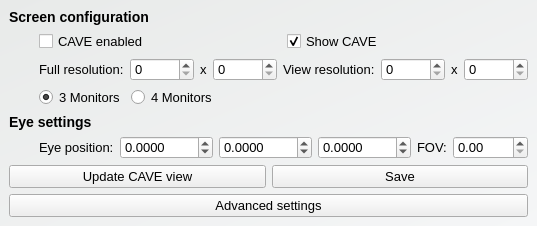
<?xml version="1.0" encoding="UTF-8"?>
<ui version="4.0">
 <class>RocketCaveManagerWidget</class>
 <widget class="QWidget" name="RocketCaveManagerWidget">
  <property name="windowModality">
   <enum>Qt::NonModal</enum>
  </property>
  <property name="geometry">
   <rect>
    <x>0</x>
    <y>0</y>
    <width>519</width>
    <height>226</height>
   </rect>
  </property>
  <property name="windowTitle">
   <string>Rocket Cave Settings</string>
  </property>
  <property name="styleSheet">
   <string notr="true">QWidget#RocketCaveManagerWidget {
	background-color: qlineargradient(spread:pad, x1:0, y1:0, x2:1, y2:1, stop:0 rgba(232, 234, 233, 255), stop:1 rgba(245, 246, 247, 255));
}

QWidget {
	font-family: &quot;Arial&quot;;
	font-size: 13px;
}

QLabel#eyeSettings, #screenConfiguration{
	font-size: 14px;
	font-weight: bold;
}</string>
  </property>
  <layout class="QVBoxLayout" name="verticalLayout_2">
   <property name="spacing">
    <number>6</number>
   </property>
   <property name="margin">
    <number>9</number>
   </property>
   <item>
    <widget class="QLabel" name="screenConfiguration">
     <property name="sizePolicy">
      <sizepolicy hsizetype="Fixed" vsizetype="Fixed">
       <horstretch>0</horstretch>
       <verstretch>0</verstretch>
      </sizepolicy>
     </property>
     <property name="text">
      <string>Screen configuration</string>
     </property>
    </widget>
   </item>
   <item>
    <layout class="QHBoxLayout" name="horizontalLayout_3">
     <property name="leftMargin">
      <number>30</number>
     </property>
     <property name="topMargin">
      <number>0</number>
     </property>
     <item>
      <widget class="QCheckBox" name="caveEnabled">
       <property name="sizePolicy">
        <sizepolicy hsizetype="Minimum" vsizetype="Fixed">
         <horstretch>0</horstretch>
         <verstretch>0</verstretch>
        </sizepolicy>
       </property>
       <property name="text">
        <string>CAVE enabled</string>
       </property>
      </widget>
     </item>
     <item>
      <widget class="QCheckBox" name="showCave">
       <property name="sizePolicy">
        <sizepolicy hsizetype="Minimum" vsizetype="Fixed">
         <horstretch>0</horstretch>
         <verstretch>0</verstretch>
        </sizepolicy>
       </property>
       <property name="text">
        <string>Show CAVE</string>
       </property>
       <property name="checked">
        <bool>true</bool>
       </property>
       <property name="tristate">
        <bool>false</bool>
       </property>
      </widget>
     </item>
    </layout>
   </item>
   <item>
    <layout class="QHBoxLayout" name="horizontalLayout_2">
     <property name="leftMargin">
      <number>30</number>
     </property>
     <item>
      <widget class="QLabel" name="resolution">
       <property name="sizePolicy">
        <sizepolicy hsizetype="Fixed" vsizetype="Fixed">
         <horstretch>0</horstretch>
         <verstretch>0</verstretch>
        </sizepolicy>
       </property>
       <property name="text">
        <string>Full resolution:</string>
       </property>
      </widget>
     </item>
     <item>
      <widget class="QSpinBox" name="fullResolutionWidth">
       <property name="maximum">
        <number>10000</number>
       </property>
      </widget>
     </item>
     <item>
      <widget class="QLabel" name="resolution_2">
       <property name="sizePolicy">
        <sizepolicy hsizetype="Fixed" vsizetype="Fixed">
         <horstretch>0</horstretch>
         <verstretch>0</verstretch>
        </sizepolicy>
       </property>
       <property name="text">
        <string>x</string>
       </property>
      </widget>
     </item>
     <item>
      <widget class="QSpinBox" name="fullResolutionHeight">
       <property name="maximum">
        <number>10000</number>
       </property>
      </widget>
     </item>
     <item>
      <widget class="QLabel" name="label_2">
       <property name="sizePolicy">
        <sizepolicy hsizetype="Fixed" vsizetype="Fixed">
         <horstretch>0</horstretch>
         <verstretch>0</verstretch>
        </sizepolicy>
       </property>
       <property name="text">
        <string>View resolution:</string>
       </property>
      </widget>
     </item>
     <item>
      <widget class="QSpinBox" name="viewResolutionWidth">
       <property name="maximum">
        <number>10000</number>
       </property>
      </widget>
     </item>
     <item>
      <widget class="QLabel" name="resolution_3">
       <property name="sizePolicy">
        <sizepolicy hsizetype="Fixed" vsizetype="Fixed">
         <horstretch>0</horstretch>
         <verstretch>0</verstretch>
        </sizepolicy>
       </property>
       <property name="text">
        <string>x</string>
       </property>
      </widget>
     </item>
     <item>
      <widget class="QSpinBox" name="viewResolutionHeight">
       <property name="maximum">
        <number>10000</number>
       </property>
      </widget>
     </item>
    </layout>
   </item>
   <item>
    <layout class="QHBoxLayout" name="horizontalLayout_5">
     <property name="leftMargin">
      <number>30</number>
     </property>
     <item>
      <widget class="QRadioButton" name="threeMonitors">
       <property name="text">
        <string>3 Monitors</string>
       </property>
       <property name="checked">
        <bool>true</bool>
       </property>
      </widget>
     </item>
     <item>
      <widget class="QRadioButton" name="fourMonitors">
       <property name="sizePolicy">
        <sizepolicy hsizetype="Expanding" vsizetype="Fixed">
         <horstretch>0</horstretch>
         <verstretch>0</verstretch>
        </sizepolicy>
       </property>
       <property name="text">
        <string>4 Monitors</string>
       </property>
      </widget>
     </item>
    </layout>
   </item>
   <item>
    <widget class="QLabel" name="eyeSettings">
     <property name="text">
      <string>Eye settings</string>
     </property>
    </widget>
   </item>
   <item>
    <layout class="QHBoxLayout" name="horizontalLayout_4">
     <property name="leftMargin">
      <number>30</number>
     </property>
     <item>
      <widget class="QLabel" name="label">
       <property name="sizePolicy">
        <sizepolicy hsizetype="Fixed" vsizetype="Fixed">
         <horstretch>0</horstretch>
         <verstretch>0</verstretch>
        </sizepolicy>
       </property>
       <property name="text">
        <string>Eye position:</string>
       </property>
      </widget>
     </item>
     <item>
      <widget class="QDoubleSpinBox" name="eyeX">
       <property name="decimals">
        <number>4</number>
       </property>
       <property name="minimum">
        <double>-1000.000000000000000</double>
       </property>
       <property name="singleStep">
        <double>0.100000000000000</double>
       </property>
       <property name="value">
        <double>0.000000000000000</double>
       </property>
      </widget>
     </item>
     <item>
      <widget class="QDoubleSpinBox" name="eyeY">
       <property name="decimals">
        <number>4</number>
       </property>
       <property name="minimum">
        <double>-1000.000000000000000</double>
       </property>
       <property name="maximum">
        <double>1000.000000000000000</double>
       </property>
       <property name="singleStep">
        <double>0.100000000000000</double>
       </property>
      </widget>
     </item>
     <item>
      <widget class="QDoubleSpinBox" name="eyeZ">
       <property name="decimals">
        <number>4</number>
       </property>
       <property name="minimum">
        <double>-1000.000000000000000</double>
       </property>
       <property name="maximum">
        <double>1000.000000000000000</double>
       </property>
       <property name="singleStep">
        <double>0.100000000000000</double>
       </property>
      </widget>
     </item>
     <item>
      <widget class="QLabel" name="fov">
       <property name="sizePolicy">
        <sizepolicy hsizetype="Fixed" vsizetype="Fixed">
         <horstretch>0</horstretch>
         <verstretch>0</verstretch>
        </sizepolicy>
       </property>
       <property name="text">
        <string>FOV:</string>
       </property>
      </widget>
     </item>
     <item>
      <widget class="QDoubleSpinBox" name="fovValue">
       <property name="maximum">
        <double>360.000000000000000</double>
       </property>
      </widget>
     </item>
    </layout>
   </item>
   <item>
    <layout class="QHBoxLayout" name="horizontalLayout">
     <property name="topMargin">
      <number>0</number>
     </property>
     <item>
      <widget class="QPushButton" name="updateView">
       <property name="text">
        <string>Update CAVE view</string>
       </property>
      </widget>
     </item>
     <item>
      <widget class="QPushButton" name="saveSettings">
       <property name="text">
        <string>Save</string>
       </property>
      </widget>
     </item>
    </layout>
   </item>
   <item>
    <layout class="QVBoxLayout" name="verticalLayout">
     <item>
      <widget class="QPushButton" name="advancedSettings">
       <property name="text">
        <string>Advanced settings</string>
       </property>
      </widget>
     </item>
    </layout>
   </item>
  </layout>
 </widget>
 <resources>
  <include location="RocketPlugin.qrc"/>
 </resources>
 <connections/>
</ui>
